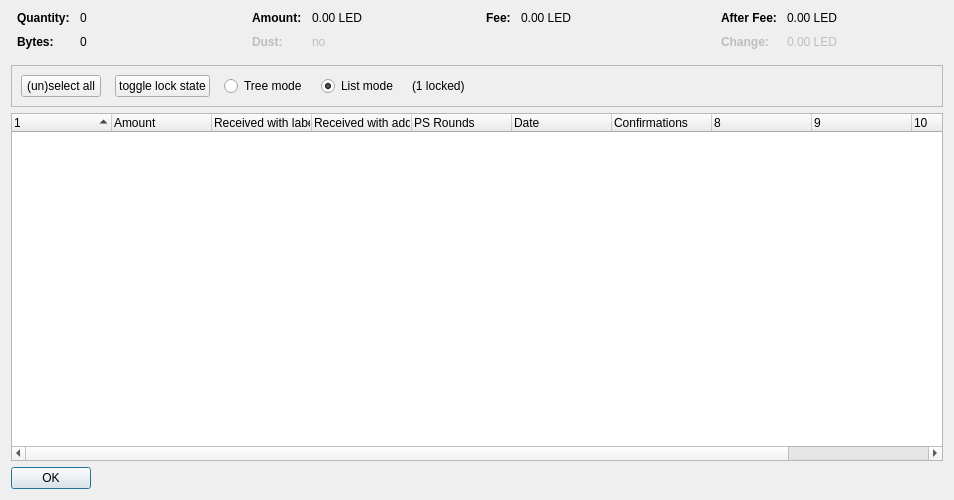
<?xml version="1.0" encoding="UTF-8"?>
<ui version="4.0">
 <class>CoinControlDialog</class>
 <widget class="QDialog" name="CoinControlDialog">
  <property name="geometry">
   <rect>
    <x>0</x>
    <y>0</y>
    <width>954</width>
    <height>500</height>
   </rect>
  </property>
  <property name="windowTitle">
   <string>Coin Selection</string>
  </property>
  <layout class="QVBoxLayout" name="verticalLayout">
   <item>
    <layout class="QHBoxLayout" name="horizontalLayoutTop" stretch="0,0,0,0">
     <property name="topMargin">
      <number>0</number>
     </property>
     <property name="bottomMargin">
      <number>10</number>
     </property>
     <item>
      <layout class="QFormLayout" name="formLayoutCoinControl1">
       <property name="horizontalSpacing">
        <number>10</number>
       </property>
       <property name="verticalSpacing">
        <number>10</number>
       </property>
       <property name="leftMargin">
        <number>6</number>
       </property>
       <property name="rightMargin">
        <number>6</number>
       </property>
       <item row="0" column="0">
        <widget class="QLabel" name="labelCoinControlQuantityText">
         <property name="font">
          <font>
           <weight>75</weight>
           <bold>true</bold>
          </font>
         </property>
         <property name="text">
          <string>Quantity:</string>
         </property>
        </widget>
       </item>
       <item row="0" column="1">
        <widget class="QLabel" name="labelCoinControlQuantity">
         <property name="cursor">
          <cursorShape>IBeamCursor</cursorShape>
         </property>
         <property name="contextMenuPolicy">
          <enum>Qt::ActionsContextMenu</enum>
         </property>
         <property name="text">
          <string notr="true">0</string>
         </property>
         <property name="textInteractionFlags">
          <set>Qt::LinksAccessibleByMouse|Qt::TextSelectableByKeyboard|Qt::TextSelectableByMouse</set>
         </property>
        </widget>
       </item>
       <item row="1" column="0">
        <widget class="QLabel" name="labelCoinControlBytesText">
         <property name="font">
          <font>
           <weight>75</weight>
           <bold>true</bold>
          </font>
         </property>
         <property name="text">
          <string>Bytes:</string>
         </property>
        </widget>
       </item>
       <item row="1" column="1">
        <widget class="QLabel" name="labelCoinControlBytes">
         <property name="cursor">
          <cursorShape>IBeamCursor</cursorShape>
         </property>
         <property name="contextMenuPolicy">
          <enum>Qt::ActionsContextMenu</enum>
         </property>
         <property name="text">
          <string notr="true">0</string>
         </property>
         <property name="textInteractionFlags">
          <set>Qt::LinksAccessibleByMouse|Qt::TextSelectableByKeyboard|Qt::TextSelectableByMouse</set>
         </property>
        </widget>
       </item>
      </layout>
     </item>
     <item>
      <layout class="QFormLayout" name="formLayoutCoinControl2">
       <property name="horizontalSpacing">
        <number>10</number>
       </property>
       <property name="verticalSpacing">
        <number>10</number>
       </property>
       <property name="leftMargin">
        <number>6</number>
       </property>
       <property name="rightMargin">
        <number>6</number>
       </property>
       <item row="0" column="0">
        <widget class="QLabel" name="labelCoinControlAmountText">
         <property name="font">
          <font>
           <weight>75</weight>
           <bold>true</bold>
          </font>
         </property>
         <property name="text">
          <string>Amount:</string>
         </property>
        </widget>
       </item>
       <item row="0" column="1">
        <widget class="QLabel" name="labelCoinControlAmount">
         <property name="cursor">
          <cursorShape>IBeamCursor</cursorShape>
         </property>
         <property name="contextMenuPolicy">
          <enum>Qt::ActionsContextMenu</enum>
         </property>
         <property name="text">
          <string notr="true">0.00 LED</string>
         </property>
         <property name="textInteractionFlags">
          <set>Qt::LinksAccessibleByMouse|Qt::TextSelectableByKeyboard|Qt::TextSelectableByMouse</set>
         </property>
        </widget>
       </item>
       <item row="1" column="0">
        <widget class="QLabel" name="labelCoinControlLowOutputText">
         <property name="enabled">
          <bool>false</bool>
         </property>
         <property name="font">
          <font>
           <weight>75</weight>
           <bold>true</bold>
          </font>
         </property>
         <property name="text">
          <string>Dust:</string>
         </property>
        </widget>
       </item>
       <item row="1" column="1">
        <widget class="QLabel" name="labelCoinControlLowOutput">
         <property name="enabled">
          <bool>false</bool>
         </property>
         <property name="cursor">
          <cursorShape>IBeamCursor</cursorShape>
         </property>
         <property name="contextMenuPolicy">
          <enum>Qt::ActionsContextMenu</enum>
         </property>
         <property name="text">
          <string notr="true">no</string>
         </property>
         <property name="textInteractionFlags">
          <set>Qt::LinksAccessibleByMouse|Qt::TextSelectableByKeyboard|Qt::TextSelectableByMouse</set>
         </property>
        </widget>
       </item>
      </layout>
     </item>
     <item>
      <layout class="QFormLayout" name="formLayoutCoinControl3">
       <property name="horizontalSpacing">
        <number>10</number>
       </property>
       <property name="verticalSpacing">
        <number>10</number>
       </property>
       <property name="leftMargin">
        <number>6</number>
       </property>
       <property name="rightMargin">
        <number>6</number>
       </property>
       <item row="0" column="0">
        <widget class="QLabel" name="labelCoinControlFeeText">
         <property name="font">
          <font>
           <weight>75</weight>
           <bold>true</bold>
          </font>
         </property>
         <property name="text">
          <string>Fee:</string>
         </property>
        </widget>
       </item>
       <item row="0" column="1">
        <widget class="QLabel" name="labelCoinControlFee">
         <property name="cursor">
          <cursorShape>IBeamCursor</cursorShape>
         </property>
         <property name="contextMenuPolicy">
          <enum>Qt::ActionsContextMenu</enum>
         </property>
         <property name="text">
          <string notr="true">0.00 LED</string>
         </property>
         <property name="textInteractionFlags">
          <set>Qt::LinksAccessibleByMouse|Qt::TextSelectableByKeyboard|Qt::TextSelectableByMouse</set>
         </property>
        </widget>
       </item>
      </layout>
     </item>
     <item>
      <layout class="QFormLayout" name="formLayoutCoinControl4">
       <property name="horizontalSpacing">
        <number>10</number>
       </property>
       <property name="verticalSpacing">
        <number>10</number>
       </property>
       <property name="leftMargin">
        <number>6</number>
       </property>
       <property name="rightMargin">
        <number>6</number>
       </property>
       <item row="0" column="0">
        <widget class="QLabel" name="labelCoinControlAfterFeeText">
         <property name="font">
          <font>
           <weight>75</weight>
           <bold>true</bold>
          </font>
         </property>
         <property name="text">
          <string>After Fee:</string>
         </property>
        </widget>
       </item>
       <item row="0" column="1">
        <widget class="QLabel" name="labelCoinControlAfterFee">
         <property name="cursor">
          <cursorShape>IBeamCursor</cursorShape>
         </property>
         <property name="contextMenuPolicy">
          <enum>Qt::ActionsContextMenu</enum>
         </property>
         <property name="text">
          <string notr="true">0.00 LED</string>
         </property>
         <property name="textInteractionFlags">
          <set>Qt::LinksAccessibleByMouse|Qt::TextSelectableByKeyboard|Qt::TextSelectableByMouse</set>
         </property>
        </widget>
       </item>
       <item row="1" column="0">
        <widget class="QLabel" name="labelCoinControlChangeText">
         <property name="enabled">
          <bool>false</bool>
         </property>
         <property name="font">
          <font>
           <weight>75</weight>
           <bold>true</bold>
          </font>
         </property>
         <property name="text">
          <string>Change:</string>
         </property>
        </widget>
       </item>
       <item row="1" column="1">
        <widget class="QLabel" name="labelCoinControlChange">
         <property name="enabled">
          <bool>false</bool>
         </property>
         <property name="cursor">
          <cursorShape>IBeamCursor</cursorShape>
         </property>
         <property name="contextMenuPolicy">
          <enum>Qt::ActionsContextMenu</enum>
         </property>
         <property name="text">
          <string notr="true">0.00 LED</string>
         </property>
         <property name="textInteractionFlags">
          <set>Qt::LinksAccessibleByMouse|Qt::TextSelectableByKeyboard|Qt::TextSelectableByMouse</set>
         </property>
        </widget>
       </item>
      </layout>
     </item>
    </layout>
   </item>
   <item>
    <widget class="QFrame" name="frame">
     <property name="minimumSize">
      <size>
       <width>0</width>
       <height>40</height>
      </size>
     </property>
     <property name="frameShape">
      <enum>QFrame::StyledPanel</enum>
     </property>
     <property name="frameShadow">
      <enum>QFrame::Sunken</enum>
     </property>
     <layout class="QHBoxLayout" name="horizontalLayout">
      <item>
       <layout class="QHBoxLayout" name="horizontalLayoutPanel" stretch="0,0,0,0,0,0">
        <property name="spacing">
         <number>14</number>
        </property>
        <item>
         <widget class="QPushButton" name="pushButtonSelectAll">
          <property name="sizePolicy">
           <sizepolicy hsizetype="Maximum" vsizetype="Fixed">
            <horstretch>0</horstretch>
            <verstretch>0</verstretch>
           </sizepolicy>
          </property>
          <property name="text">
           <string>(un)select all</string>
          </property>
          <property name="autoDefault">
           <bool>false</bool>
          </property>
         </widget>
        </item>
        <item>
         <widget class="QPushButton" name="pushButtonToggleLock">
          <property name="sizePolicy">
           <sizepolicy hsizetype="Maximum" vsizetype="Fixed">
            <horstretch>0</horstretch>
            <verstretch>0</verstretch>
           </sizepolicy>
          </property>
          <property name="text">
           <string>toggle lock state</string>
          </property>
          <property name="autoDefault">
           <bool>false</bool>
          </property>
         </widget>
        </item>
        <item>
         <widget class="QRadioButton" name="radioTreeMode">
          <property name="sizePolicy">
           <sizepolicy hsizetype="Maximum" vsizetype="Fixed">
            <horstretch>0</horstretch>
            <verstretch>0</verstretch>
           </sizepolicy>
          </property>
          <property name="text">
           <string>Tree mode</string>
          </property>
         </widget>
        </item>
        <item>
         <widget class="QRadioButton" name="radioListMode">
          <property name="sizePolicy">
           <sizepolicy hsizetype="Maximum" vsizetype="Fixed">
            <horstretch>0</horstretch>
            <verstretch>0</verstretch>
           </sizepolicy>
          </property>
          <property name="text">
           <string>List mode</string>
          </property>
          <property name="checked">
           <bool>true</bool>
          </property>
         </widget>
        </item>
        <item>
         <widget class="QLabel" name="labelLocked">
          <property name="text">
           <string>(1 locked)</string>
          </property>
         </widget>
        </item>
        <item>
         <spacer name="horizontalSpacer">
          <property name="orientation">
           <enum>Qt::Horizontal</enum>
          </property>
          <property name="sizeHint" stdset="0">
           <size>
            <width>40</width>
            <height>20</height>
           </size>
          </property>
         </spacer>
        </item>
       </layout>
      </item>
     </layout>
    </widget>
   </item>
   <item>
    <widget class="CoinControlTreeWidget" name="treeWidget">
     <property name="contextMenuPolicy">
      <enum>Qt::CustomContextMenu</enum>
     </property>
     <property name="sortingEnabled">
      <bool>false</bool>
     </property>
     <property name="columnCount">
      <number>11</number>
     </property>
     <attribute name="headerShowSortIndicator" stdset="0">
      <bool>true</bool>
     </attribute>
     <attribute name="headerStretchLastSection">
      <bool>false</bool>
     </attribute>
     <column>
      <property name="text">
       <string/>
      </property>
     </column>
     <column>
      <property name="text">
       <string>Amount</string>
      </property>
     </column>
     <column>
      <property name="text">
       <string>Received with label</string>
      </property>
     </column>
     <column>
      <property name="text">
       <string>Received with address</string>
      </property>
     </column>
     <column>
      <property name="text">
       <string>PS Rounds</string>
      </property>
     </column>
     <column>
      <property name="text">
       <string>Date</string>
      </property>
     </column>
     <column>
      <property name="text">
       <string>Confirmations</string>
      </property>
      <property name="toolTip">
       <string>Confirmed</string>
      </property>
     </column>
     <column>
      <property name="text">
       <string/>
      </property>
     </column>
     <column>
      <property name="text">
       <string/>
      </property>
     </column>
     <column>
      <property name="text">
       <string/>
      </property>
     </column>
     <column>
      <property name="text">
       <string/>
      </property>
     </column>
    </widget>
   </item>
   <item>
    <widget class="QDialogButtonBox" name="buttonBox">
     <property name="sizePolicy">
      <sizepolicy hsizetype="Maximum" vsizetype="Fixed">
       <horstretch>0</horstretch>
       <verstretch>0</verstretch>
      </sizepolicy>
     </property>
     <property name="orientation">
      <enum>Qt::Horizontal</enum>
     </property>
     <property name="standardButtons">
      <set>QDialogButtonBox::Ok</set>
     </property>
    </widget>
   </item>
  </layout>
 </widget>
 <customwidgets>
  <customwidget>
   <class>CoinControlTreeWidget</class>
   <extends>QTreeWidget</extends>
   <header>coincontroltreewidget.h</header>
  </customwidget>
 </customwidgets>
 <resources/>
 <connections/>
</ui>
